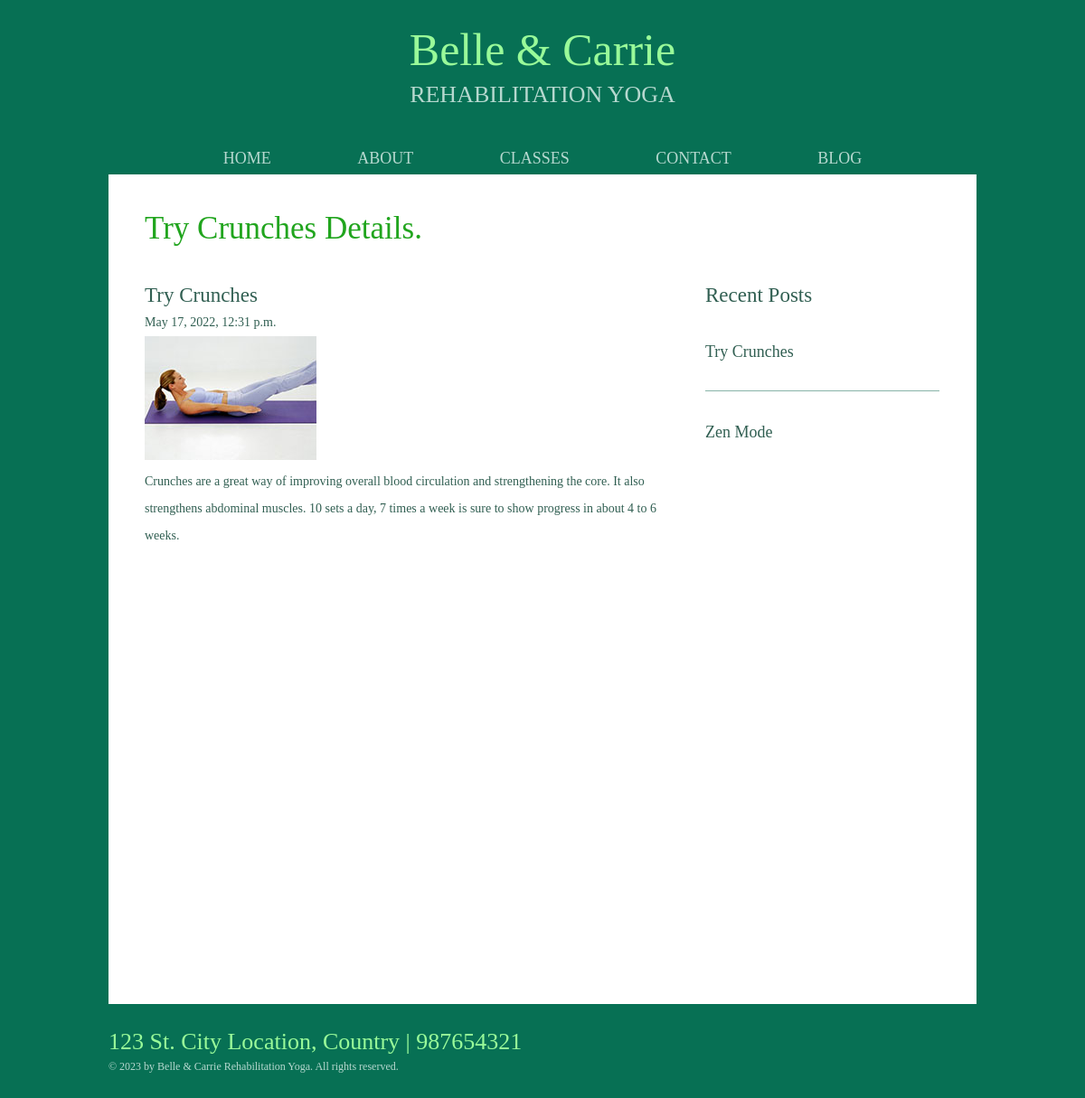
/yoga_blog/singlepost/5/, run on the app's committed database.
### yoga_blog/models.py (models this page shows, shortened)
class Post(models.Model):
    created_at = models.DateTimeField(auto_now_add=True)
    updated_at = models.DateTimeField(auto_now=True)
    title = models.CharField(max_length=60)
    text = models.TextField()
    image = models.ImageField(upload_to='images')

### yoga_blog/views.py (the view)
# urls.py: path('singlepost/<int:pk>/', views.singlepost, name='singlepost'),
def singlepost(request, pk):
    posts = Post.objects.all()
    post = get_object_or_404(Post, pk=pk)
    my_post = {
        'post': post,
        'posts': posts,
    }
    return render(request, 'yoga_blog/singlepost.html', my_post)

### yoga_blog/templates/yoga_blog/singlepost.html (shortened to what this page needs)
<!DOCTYPE html>
{% load static %}
<html>
<head>
	<link rel="stylesheet" href="{% static 'css/style.css' %}">
	<link rel="stylesheet" href="{% static 'css/mobile.css' %}">
</head>
<body>
	<div id="header">
		<h1><a href="{% url 'yoga_home:homepage' %}">Belle &amp; Carrie <span>Rehabilitation Yoga</span></a></h1>
		<ul id="navigation">
			<li>
				<a href="{% url 'yoga_home:homepage' %}">Home</a>
			</li>
			<li>
				<a href="{% url 'yoga_about:about' %}l">About</a>
			</li>
			<li>
				<a href="{% url 'yoga_classes:classes' %}">Classes</a>
			</li>
			<li>
				<a href="{% url 'yoga_contact:contact' %}">Contact</a>
			</li>
			<li>
				<a href="{% url 'yoga_blog:blog' %}">Blog</a>
			</li>
		</ul>
	</div>
	<div id="body">
		<h2>{{post.title}} Details.</h2>
		<div class="content">
			<div class="article">
					<h3>{{post.title}}</h3>
					<span>{{post.updated_at}}</span>
					<img src="{{post.image.url}}" alt="image">
					<p>
						{{post.text}}
					</p>
			</div>
			<div class="sidebar">
				<h3>Recent Posts</h3>
				<ul>
					{% for post in posts %}
					<li>
						<h4><a href="{% url 'yoga_blog:singlepost' pk=post.pk %}">{{post.title}}</a></h4>
					</li>
					{% endfor %}
				</ul>
			</div>
		</div>
	</div>
	<div id="footer">
		<div>
			<span>123 St. City Location, Country | 987654321</span>
			<p>
				&copy; 2023 by Belle &amp; Carrie Rehabilitation Yoga. All rights reserved.
			</p>
		</div>
		<div id="connect">
			<a href="https://freewebsitetemplates.com/go/facebook/" id="facebook" target="_blank">Facebook</a>
			<a href="https://freewebsitetemplates.com/go/twitter/" id="twitter" target="_blank">Twitter</a>
			<a href="https://freewebsitetemplates.com/go/googleplus/" id="googleplus" target="_blank">Google&#43;</a>
			<a href="https://freewebsitetemplates.com/go/pinterest/" id="pinterest" target="_blank">Pinterest</a>
		</div>
	</div>
</body>
</html>

### yoga_blog/static/css/style.css (style rules this page uses)
body { background: #077054; color: #315f52; font-family: 'latoregular'; font-size: 14px; margin: 0; padding: 0; }
a { outline: none; }
img { border: none; }
p { line-height: 30px; margin: 0; }
#header { margin: 0 auto; max-width: 960px; }
#header h1 { font-size: 50px; font-weight: normal; line-height: 50px; margin: 0; padding: 30px 0; text-align: center; }
#header h1 a { color: #99fa99; text-decoration: none; }
#header h1 a span { color: #b6d8cf; display: block; font-family: 'nixie_oneregular'; font-size: 26px; text-transform: uppercase; }
#header ul#navigation { list-style: none; margin: 0; padding: 0; text-align: center; }
#header ul#navigation li { display: inline; line-height: 30px; position: relative; }
#header ul#navigation li a { color: #b6d8cf; font-size: 18px; padding: 0 46px; text-align: center; text-decoration: none; text-transform: uppercase; }
#body { background: #ffffff; margin: 1px auto 0; max-width: 880px; min-height: 827px; overflow: hidden; padding: 45px 40px 46px; }
#body > h2 { color: #21a51e; font-family: 'nixie_oneregular'; font-size: 35px; font-weight: normal; line-height: 30px; margin: 0; padding: 0 0 44px; }
#body div.content { overflow: hidden; }
#body div.content > div { float: left; width: 510px; }
#body div.content h3, #body form h3, #body ul.blog li h3 { font-family: 'nixie_oneregular'; font-size: 23px; font-weight: normal; line-height: 30px; margin: 0; padding: 25px 0 0; }
#body div.content h3:first-child, #body div.content div div.section:first-child { padding: 0; }
#body div.content div ul { list-style: none; margin: 0; overflow: hidden; padding: 0 0 65px; }
#body div.content div ul li { float: left; margin: 0 0 0 83px; width: 207px; }
#body div.content div ul li:first-child { margin: 0; }
#body div.content div ul li h4 { font-family: 'nixie_oneregular'; font-size: 18px; font-weight: normal; margin: 0; padding: 12px 0 0; text-align: center; }
#body ul.blog li h3 a, #body div.content div.sidebar ul li h4 a { color: #315f52; text-decoration: none; }
#body ul.blog li span, #body div.content div.article span, #body div.content div.sidebar ul li span { display: block; line-height: 30px; }
#body div.content div.article { width: 570px; }
#body div.content div.article img { display: block; margin: 0 0 9px; max-width: 100%; width: auto; }
#body div.content div.article p { padding: 0 0 30px; }
#body div.content div.sidebar { float: left; margin: 0 0 0 50px; width: 259px; }
#body div.content div.sidebar ul { padding: 20px 0 0; }
#body div.content div.sidebar ul li { border-top: 1px solid #88b4a8; float: none; margin: 0; padding: 18px 0 28px; width: auto; }
#body div.content div.sidebar ul li:first-child { border: none; padding: 0 0 28px; }
#body div.content div.sidebar ul li h4 { line-height: 30px; text-align: left; }
#footer { margin: 0 auto; max-width: 960px; overflow: hidden; padding: 30px 0 60px; }
#footer div { float: left; width: 500px; }
#footer div span { color: #99fa99; display: block; font-size: 26px; line-height: 24px; }
#footer div p { color: #b6d8cf; font-size: 12px; line-height: 30px; }
#footer div#connect { float: right; overflow: hidden; width: auto; }
#footer div#connect a { background: url(../images/icons.png) no-repeat; display: block; float: left; text-indent: -99999px; }
#footer div#connect a#facebook { background-position: 0 0; height: 30px; width: 16px; }
#footer div#connect a#twitter { background-position: 0 -30px; height: 30px; margin: 0 0 0 28px; width: 37px; }
#footer div#connect a#googleplus { background-position: 0 -61px; height: 32px; margin: 0 0 0 19px; width: 32px; }
#footer div#connect a#pinterest { background-position: 0 -94px; height: 30px; margin: 0 0 0 23px; width: 30px; }

### data on the page
Post: title "Try Crunches", updated_at "May 17, 2022, 12:31 p.m.", image (picture), text "Crunches are a great way of improving overall blood circulation and strengthening the core. It also strengthens abdominal muscles. 10 sets a day, 7 times a week is sure to show progress in about 4 to 6 weeks."
Post: title "Zen Mode"
